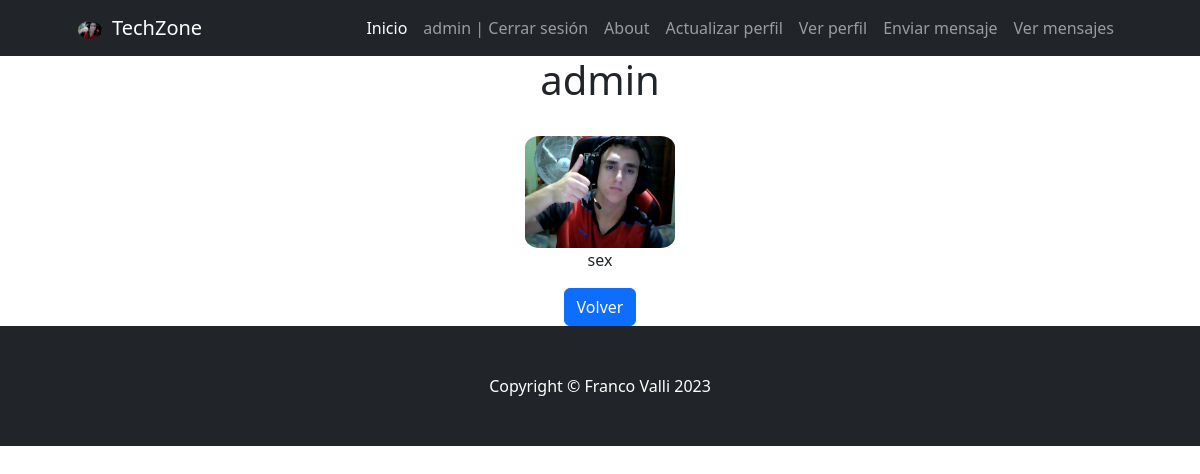
The app's page /profile/2/detail (signed in) with its own data.
### TechZone/models.py (models this page shows)
class Profile(models.Model):
    user = models.OneToOneField(to=User, on_delete=models.CASCADE, related_name="profile")
    imagen = models.ImageField(upload_to="profiles", null=True, blank=True)
    info = models.CharField(max_length=250)

### TechZone/views.py (the view, shortened to what this page needs)
# urls.py: path('profile/<pk>/detail', ProfileDetail.as_view(), name="profile-detail"),
class ProfileDetail(LoginRequiredMixin, UserPassesTestMixin, DetailView):
    model = Profile
    context_object_name = "profile"
    def test_func(self):
        profile_id = self.kwargs.get('pk')
        return Profile.objects.filter(user=self.request.user, id = profile_id).exists()

### TechZone/templates/TechZone/profile_detail.html
{% extends "TechZone/base.html" %}
{% block main %}
<div class="container">
  <div class="row justify-content-center align-items-center">
    <div class="col-md-6 text-center">
      <h1>{{profile.user}}</h1>
      <br>
      {% if profile.imagen %}
      <img src="{{ profile.imagen.url }}" width="150px" height="100%" style="border-radius: 10%;">
      {% endif %}
      <br>
      <p>{{profile.info}}</p>
      <a href="{% url 'home' %}" class="btn btn-primary">Volver</a>
    </div>
  </div>
</div>
{% endblock %}

### TechZone/templates/TechZone/base.html (shortened to what this page needs)
<!DOCTYPE html>
<html lang="en">
    <head>
        {% load static %}
        <link href="https://cdn.jsdelivr.net/npm/bootstrap-icons@1.4.1/font/bootstrap-icons.css" rel="stylesheet" />
        <link href="{% static 'TechZone/css/styles.css' %}" rel="stylesheet" />
    </head>
    <body>
        <nav class="navbar navbar-expand-lg navbar-dark bg-dark">
            <div class="container px-5">
                {% if user.profile.imagen %}
                <a href="{% url 'profile-update' user.profile.id %}">
                <img src="{{user.profile.imagen.url}}" height="100%" width="24px" style="border-radius: 50%; margin-right: 10px;">
                </a>
                {% endif %}
                <a class="navbar-brand" href="{% url 'home' %}">TechZone</a>
                <div class="collapse navbar-collapse" id="navbarSupportedContent">
                    <ul class="navbar-nav ms-auto mb-2 mb-lg-0">
                        <li class="nav-item"><a class="nav-link active" aria-current="page" href="{% url 'home' %}">Inicio</a></li>
                        {% if user.is_authenticated %}
                        <li class="nav-item"><a class="nav-link" href="{% url 'logout' %}">{{user.username}} | Cerrar sesión</a></li>
                        <li class="nav-item"><a class="nav-link" href="{% url 'about' %}">About</a></li>
                        {% if user.profile %}
                        <li class="nav-item"><a class="nav-link" href="{% url 'profile-update' user.profile.id %}">Actualizar perfil</a></li>
                        <li class="nav-item"><a class="nav-link" href="{% url 'profile-detail' user.profile.id %}">Ver perfil</a></li>
                        {% else %}
                        <li class="nav-item"><a class="nav-link" href="{% url 'profile-create' %}">Crear perfil</a></li>
                        {% endif %}
                        {% else %}
                        <li class="nav-item"><a class="nav-link" href="{% url 'login' %}">Iniciar sesión</a></li>
                        <li class="nav-item"><a class="nav-link" href="{% url 'signup' %}">Registrarse</a></li>
                        {% endif %}
                        <li class="nav-item"><a class="nav-link" href="{% url 'mensaje-create' %}">Enviar mensaje</a></li>
                        <li class="nav-item"><a class="nav-link" href="{% url 'mensaje-list' %}">Ver mensajes</a></li>
                    </ul>
                </div>
            </div>
        </nav>
        {% block main %}
        {% endblock %}
        <footer class="py-5 bg-dark">
            <div class="container px-5"><p class="m-0 text-center text-white">Copyright &copy; Franco Valli 2023</p></div>
        </footer>
    </body>
</html>

### records on screen
Profile: user "admin", imagen (picture), info "sex"

### other values on screen
{{ user.username }} "admin"
